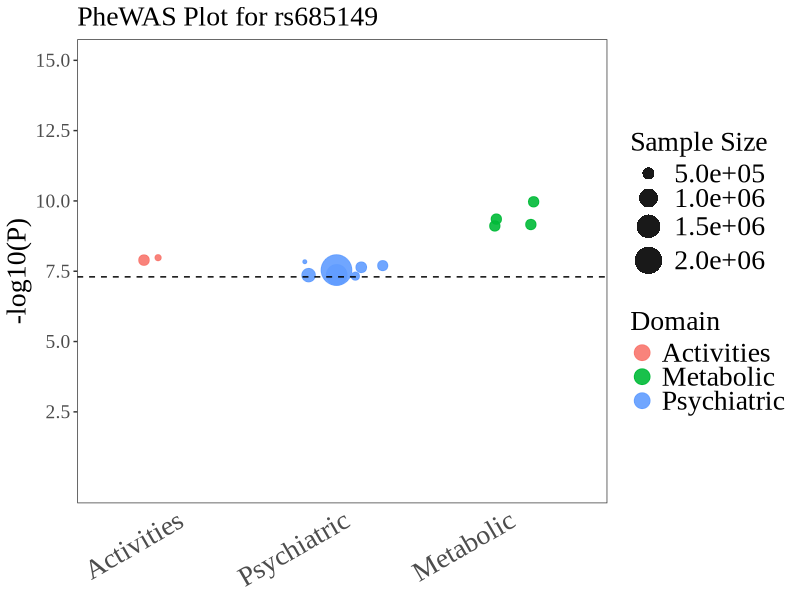
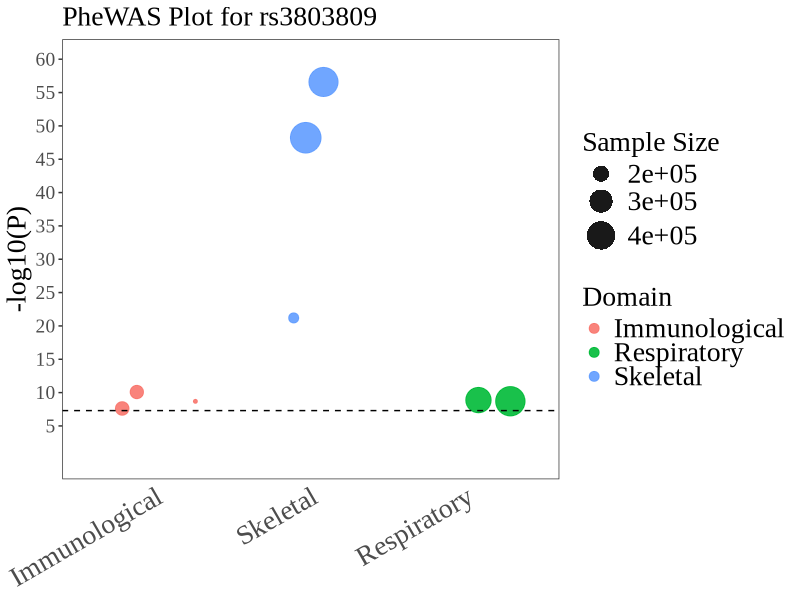
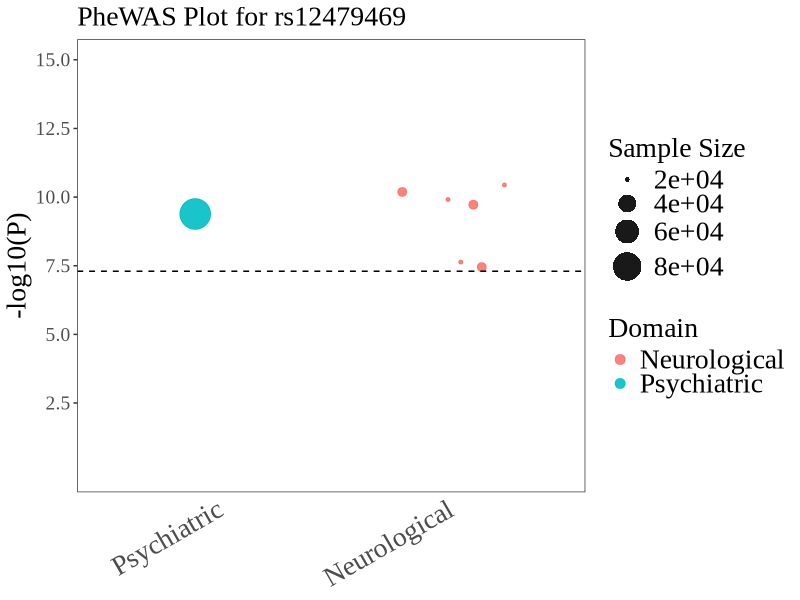
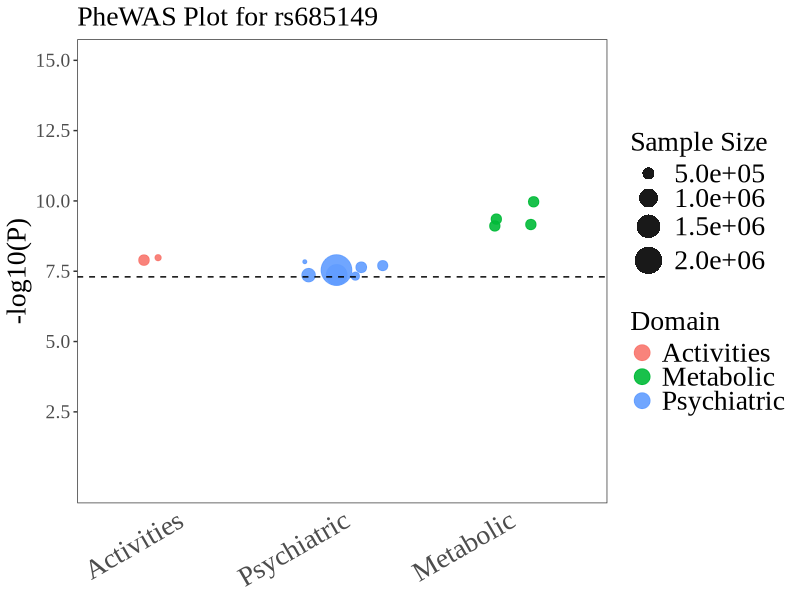
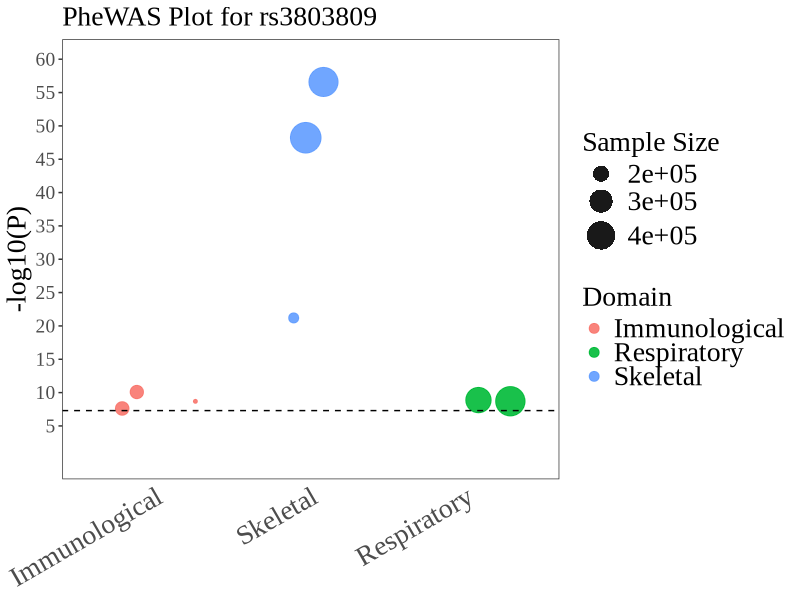
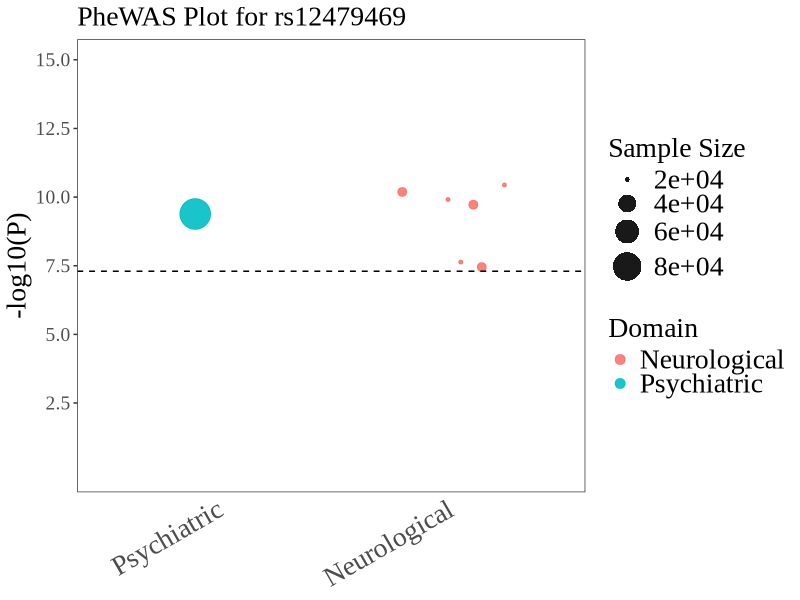

Recreate these plots in R, in order.
library(ggplot2)
library(dplyr)

# Read the data
miR_130a_3p_atlas <- read.table("130a_3p.csv", sep = ",", header = TRUE)

data <- miR_130a_3p_atlas %>%
  filter(!is.na(Domain) & !is.na(Trait) & !is.na(P.value) & !is.na(N)) %>%
  mutate(P = as.numeric(P.value), N = as.numeric(N)) %>%
  mutate(logP = -log10(P)) %>%
  group_by(Domain) %>%
  mutate(trait_position = row_number()) %>%
  ungroup() %>%
  mutate(Domain_factor = factor(Domain, levels = unique(Domain)))


# Plot with adjusted positioning of points to avoid overlapping
miR_130a_3p_plot <- ggplot(data, aes(x = Domain_factor, y = logP, color = Domain, size = N)) +
  geom_point(position = position_jitterdodge(jitter.width = 0.5,  jitter.height = 0.02, dodge.width = 0.7), alpha = 0.9) +
  scale_size(range = c(1, 10), labels = scales::scientific) +
  labs(title = "PheWAS Plot for rs685149",
       y = "-log10(P)",
       x = "Domain",
       size = "Sample Size") +
  theme_bw() +
  theme(
    axis.title.x = element_blank(),
    axis.text.x = element_text(angle = 30, hjust = 1, size = 20),  # Adjust font size for x-axis text
    axis.text.y = element_text(size = 14),  # Adjust font size for y-axis text
    axis.title.y = element_text(size = 20),  # Adjust font size for y-axis title
    plot.title = element_text(size = 20),  # Adjust font size for title
    legend.title = element_text(size = 20),  # Adjust font size for legend title
    legend.text = element_text(size = 20),  # Adjust font size for legend text
    axis.ticks.x = element_blank(),  # Remove x-axis ticks
    panel.grid = element_blank()    # Remove gridlines
  ) +
  theme(text=element_text(size=16,  family="Times New Roman")) +
  scale_y_continuous(limits = c(0,15), breaks = c(2.5, 5, 7.5, 10, 12.5, 15) ) +
  geom_hline(yintercept = 7.3, linetype = "dashed", color = "black") +
  guides(
    size = guide_legend(
      override.aes = list(shape = 16, color = "black", fill = "white", stroke = 0),  # Black dots, white background, no border
      title = "Sample Size"
    ),
    color = guide_legend(
      override.aes = list(size = 5)  # Increase size of dots in Domain legend
    )
  )

miR_130a_3p_plot
ggsave("phewas plot revised y axis/rs685149_version1.jpeg", miR_130a_3p_plot, width = 12, height = 5, dpi = 2000)



# Read the data
miR_132_3p_atlas <- read.table("132_3p.csv", sep = ",", header = TRUE)

data <- miR_132_3p_atlas %>%
  filter(!is.na(Domain) & !is.na(Trait) & !is.na(P.value) & !is.na(N)) %>%
  mutate(P = as.numeric(P.value), N = as.numeric(N)) %>%
  mutate(logP = -log10(P)) %>%
  group_by(Domain) %>%
  mutate(trait_position = row_number()) %>%
  ungroup() %>%
  mutate(Domain_factor = factor(Domain, levels = unique(Domain)))


# Plot with adjusted positioning of points to avoid overlapping
miR_132_3p_plot <- ggplot(data, aes(x = Domain_factor, y = logP, color = Domain, size = N)) +
  geom_point(position = position_jitterdodge(jitter.width = 0.6,  jitter.height = 0.01, dodge.width = 0.7), alpha = 0.9) +
  scale_size(range = c(1, 10), labels = scales::scientific) +
  labs(title = "PheWAS Plot for rs3803809",
       y = "-log10(P)",
       x = "Domain",
       size = "Sample Size") +
  theme_bw() +
  theme(
    axis.title.x = element_blank(),
    axis.text.x = element_text(angle = 30, hjust = 1, size = 20),  # Adjust font size for x-axis text
    axis.text.y = element_text(size = 14),  # Adjust font size for y-axis text
    axis.title.y = element_text(size = 20),  # Adjust font size for y-axis title
    plot.title = element_text(size = 20),  # Adjust font size for title
    legend.title = element_text(size = 20),  # Adjust font size for legend title
    legend.text = element_text(size = 20),  # Adjust font size for legend text
    axis.ticks.x = element_blank(),  # Remove x-axis ticks
    panel.grid = element_blank() 
  ) +
  theme(text=element_text(size=16,  family="Times New Roman")) +
  scale_y_continuous(limits = c(0,60), breaks = c(5,10,15,20,25,30,35,40,45,50,55,60) ) +
  geom_hline(yintercept = 7.3, linetype = "dashed", color = "black") +
  guides(
    size = guide_legend(
      override.aes = list(shape = 16, color = "black", fill = "white", stroke = 0),  # Black dots, white background, no border
      title = "Sample Size"
    ),
    color = guide_legend(
      override.aes = list(size = 3)  # Increase size of dots in Domain legend
    )
  )

miR_132_3p_plot
ggsave("phewas plot revised y axis/rs3803809_version1.jpeg", miR_132_3p_plot, width = 12, height = 5, dpi = 2000)


View(data)






# Read the data
miR_133a_3p_atlas <- read.table("133a_3p.csv", sep = ",", header = TRUE)

data <- miR_133a_3p_atlas %>%
  filter(!is.na(Domain) & !is.na(Trait) & !is.na(P.value) & !is.na(N)) %>%
  mutate(P = as.numeric(P.value), N = as.numeric(N)) %>%
  mutate(logP = -log10(P)) %>%
  group_by(Domain) %>%
  mutate(trait_position = row_number()) %>%
  ungroup() %>%
  mutate(Domain_factor = factor(Domain, levels = unique(Domain)))


# Plot with adjusted positioning of points to avoid overlapping
miR_133a_3p_plot <- ggplot(data, aes(x = Domain_factor, y = logP, color = Domain, size = N)) +
  geom_point(position = position_jitterdodge(jitter.width = 0.5,  jitter.height = 0.01, dodge.width = 0.7), alpha = 0.9) +
  scale_size(range = c(1, 10), labels = scales::scientific) +
  labs(title = "PheWAS Plot for rs12479469",
       y = "-log10(P)",
       x = "Domain",
       size = "Sample Size") +
  theme_bw() +
  theme(
    axis.title.x = element_blank(),
    axis.text.x = element_text(angle = 30, hjust = 1, size = 20),  # Adjust font size for x-axis text
    axis.text.y = element_text(size = 14),  # Adjust font size for y-axis text
    axis.title.y = element_text(size = 20),  # Adjust font size for y-axis title
    plot.title = element_text(size = 20),  # Adjust font size for title
    legend.title = element_text(size = 20),  # Adjust font size for legend title
    legend.text = element_text(size = 20),  # Adjust font size for legend text
    axis.ticks.x = element_blank(),  # Remove x-axis ticks
    panel.grid = element_blank()    # Remove gridlines 
  ) +
  theme(text=element_text(size=16,  family="Times New Roman")) +
  scale_y_continuous(limits = c(0,15), breaks = c(2.5,5,7.5,10,12.5,15) ) +
  geom_hline(yintercept = 7.3, linetype = "dashed", color = "black") +
  guides(
    size = guide_legend(
      override.aes = list(shape = 16, color = "black", fill = "white", stroke = 0),  # Black dots, white background, no border
      title = "Sample Size"
    ),
    color = guide_legend(
      override.aes = list(size = 3)  # Increase size of dots in Domain legend
    )
  ) 

miR_133a_3p_plot
ggsave("phewas plot revised y axis/rs12479469_version1.jpeg", miR_133a_3p_plot, width = 12, height = 5, dpi = 2000)

View(data)





